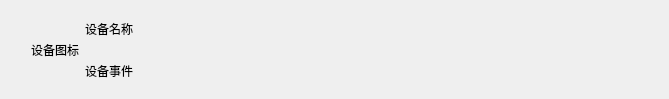
<?xml version="1.0" encoding="UTF-8"?>
<ui version="4.0">
 <class>Form</class>
 <widget class="QWidget" name="Form">
  <property name="geometry">
   <rect>
    <x>0</x>
    <y>0</y>
    <width>669</width>
    <height>99</height>
   </rect>
  </property>
  <property name="windowTitle">
   <string>Form</string>
  </property>
  <layout class="QHBoxLayout" name="horizontalLayout_2">
   <item>
    <layout class="QHBoxLayout" name="horizontalLayout">
     <property name="leftMargin">
      <number>20</number>
     </property>
     <property name="topMargin">
      <number>0</number>
     </property>
     <item>
      <widget class="QLabel" name="icon_device">
       <property name="text">
        <string>设备图标</string>
       </property>
      </widget>
     </item>
     <item>
      <layout class="QVBoxLayout" name="verticalLayout">
       <item>
        <widget class="QLabel" name="label_name">
         <property name="text">
          <string>设备名称</string>
         </property>
        </widget>
       </item>
       <item>
        <widget class="QLabel" name="label_content">
         <property name="text">
          <string>设备事件</string>
         </property>
        </widget>
       </item>
      </layout>
     </item>
     <item>
      <spacer name="horizontalSpacer">
       <property name="orientation">
        <enum>Qt::Horizontal</enum>
       </property>
       <property name="sizeHint" stdset="0">
        <size>
         <width>40</width>
         <height>20</height>
        </size>
       </property>
      </spacer>
     </item>
    </layout>
   </item>
  </layout>
 </widget>
 <resources/>
 <connections/>
</ui>
